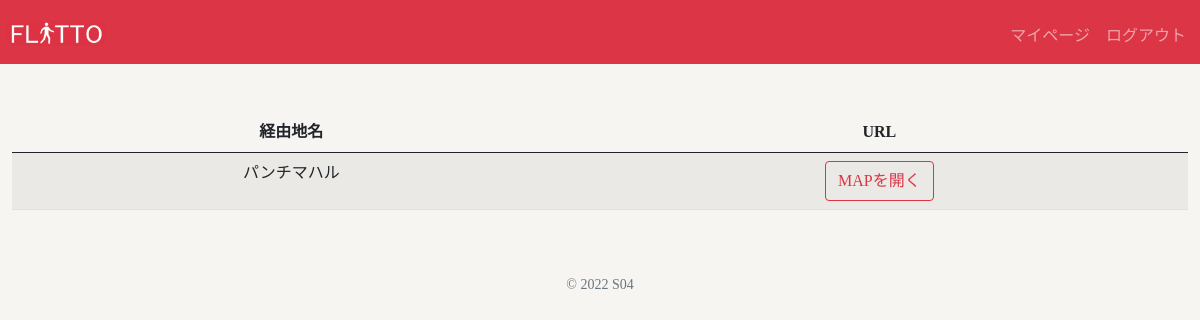
The app's page /favorite (signed in), older data.
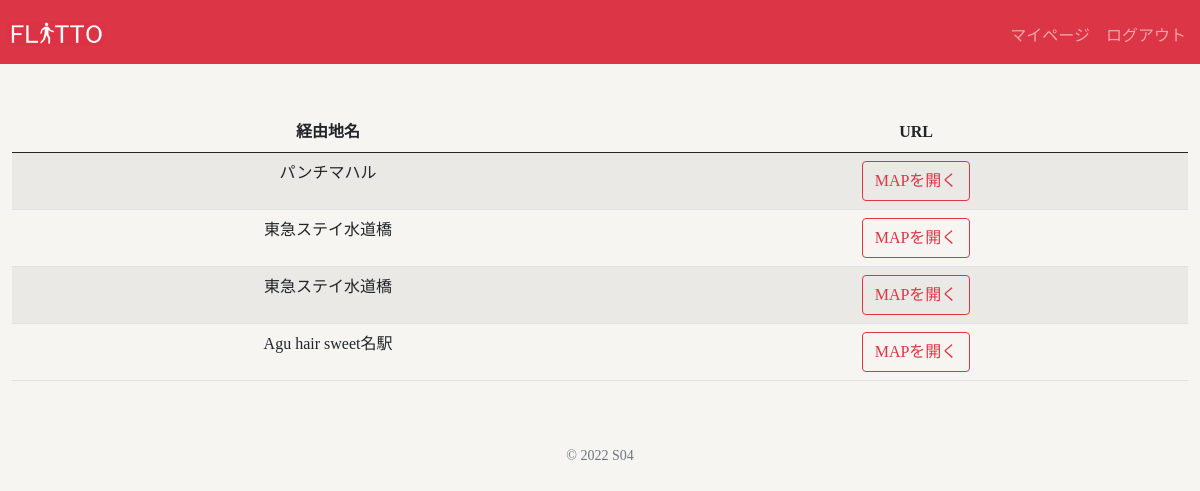
The same page, newer data.
### tables this page shows
CREATE TABLE 'favorite' ('id' INTEGER PRIMARY KEY AUTOINCREMENT NOT NULL, 'userid' INTEGER NOT NULL, 'name' TEXT NOT NULL, 'url' TEXT NOT NULL);

### app.py (the view)
@app.route("/favorite")
def favorite():
    userid = session['user_id']
    favorite = db.execute("SELECT * FROM favorite WHERE userid=?",userid)
    return render_template("favorite_test.html", favorite = favorite)

### templates/favorite_test.html (shortened to what this page needs)
{% extends "layout.html" %}
{% block main %}
<table class="table table-striped">
    <thead>
        <tr>
            <th>経由地名</th>
            <th>URL</th>
        </tr>
    </thead>
    <tbody>
        {% set a = namespace(cnt=0) %}
        {% for favorite in favorite %}
        <tr>
            <td>{{ favorite.name }}</td>
            <td><button onclick="location.href='{{favorite.url}}'"
                class="btn btn-outline-danger">MAPを開く</button></td>
        </tr>
        {% set a.cnt = a.cnt + 1 %}
        {% endfor %}
    </tbody>
</table>
{% endblock %}

### templates/layout.html (shortened to what this page needs)
<!DOCTYPE html>
<html>
<head>
    <link rel="stylesheet" href="../static/css/style.css">
    <link rel="stylesheet" href="../static/css/style_index.css">
    <link href="https://cdn.jsdelivr.net/npm/bootstrap@5.0.2/dist/css/bootstrap.min.css" rel="stylesheet">
</head>
    <body class="body">
        <nav class="navbar navbar-expand-md navbar-dark bg-danger">
            {% if session["user_id"] %}
            <a class="navbar-brand" href="/"><img src="static/img/map_logo.png"></a>
            <div class="navbar-collapse collapse justify-content-stretch" id="navbar">
                <ul class="navbar-nav ms-auto mt-2">
                    <li class="nav-item"><a class="nav-link" href="/mypage">マイページ</a></li>
                    <li class="nav-item"><a class="nav-link" href="/logout">ログアウト</a></li>
                </ul>
            </div>
            {% endif %}
        </nav>
        <main class="container-fluid py-5 text-center">
            {% block main %}{% endblock %}
        </main>
        <footer class="mb-5 small text-center text-muted">
            &copy; 2022 S04
        </footer>
    </body>
</html>

### static/css/style.css (style rules this page uses)
.body { font-family: "筑紫B丸ゴシック", "ヒラギノ丸ゴ ProN"; background-color: #F7F5F2; margin:0; padding:0; }
.navbar { background-color: #; padding:0 0.5vw; }
.navbar-brand img { width:100px; margin:0.15vw 0; }

### static/css/style_index.css (style rules this page uses)
.btn { color: #ffffff; padding: 0em 1em; height: 2.5rem; border-radius: 0.3rem; border: #F56D91; background-color: #F56D91; }
img { border-radius:0.75vw; }

Row changes from the older to the newer data that the page shows:
added favorite: name "東急ステイ水道橋"
added favorite: name "東急ステイ水道橋"
added favorite: name "Agu hair sweet名駅"
